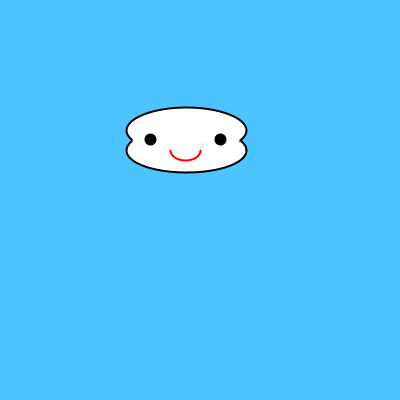
Frame 1 (no input)
Frame 60 (the mouse pressed at the canvas centre just before this capture): identical to frame 1, image omitted
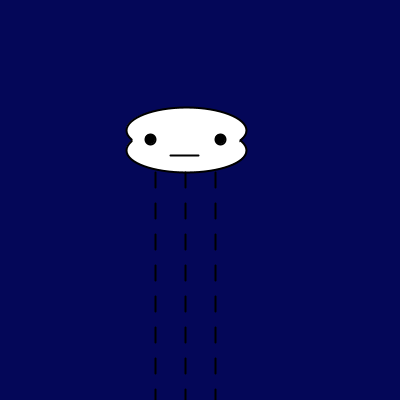
Frame 120 (the mouse held since frame 60 and released just before this capture)

The Processing sketch that drew these frames (run headless with seeded random() and noise(); from frame 60 on, the mouse is pressed at the canvas centre):

// Processing sketch: processing_42872
// ── processing_42872.pde

          int y = 172;
int speedY = 1;

void setup() {
  size(400,400);
  background(75,196,255);
}


void draw() {
  //sfondo
  noStroke();
  background(75,196,255);
  fill(75,196,255);
  smooth();
  
  if(mousePressed){
    background(4,7,88);
  }

   //nube
  stroke(0);
  strokeWeight(2);
  fill(255);
  ellipse(186,150,120,45);
  ellipse(186,130,120,45);
  stroke(255);
  ellipse(186,140,105,45);
  
  //eyes nube
  stroke(0);
  fill(0);
  ellipse(150,139,10,10);
  ellipse(220,139,10,10);
 
    
    if(mousePressed){
     stroke(0);
     fill(0);
     line(170,155,198,155);
    }else{
      stroke(255,0,0);
    noFill();
    arc(185,150,30,20,0,PI);
    }
    
  
  //pioggia loop
  if(mousePressed){
  stroke(0);
  strokeWeight(2);
  
  int spacing = 30;
  int len = 15;
  
  for (int x= 155; x<=240; x= x+spacing) {
    for (int y = 172; y<=height; y= y+spacing){
  line (x,y,x,y + len);
  
  y = y + speedY;
  
  if(y > height){
  y = 172; 
  }
   //println(y);
    }
  }
  }
  
  
}
                
